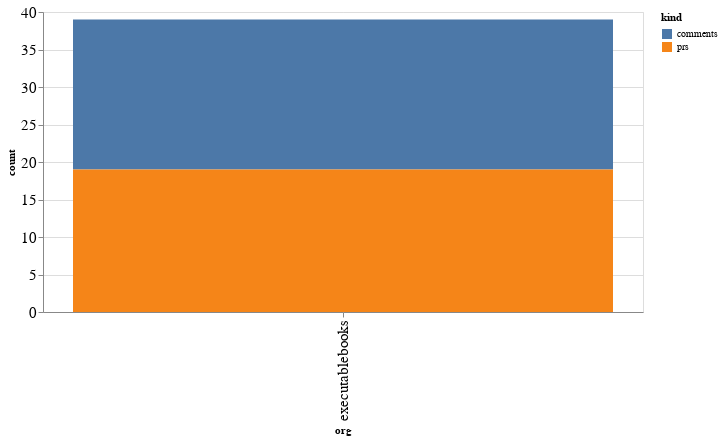

Notebook code cell kept with this figure:
### Code cell
alt.Chart(org_summaries, width=600).mark_bar().encode(
    x='org',
    y='count',
    color='kind',
    tooltip="org"
)

### Figure 1 — Vega-Lite specification as saved in the notebook (floating-point values rounded to 4 significant figures)
{"config": {"axisLeft": {"labelFontSize": 15}, "axisBottom": {"labelFontSize": 15}}, "data": {"name": "data-e68f4b9a712605e4f5950900815c1c2f"}, "mark": "bar", "encoding": {"color": {"type": "nominal", "field": "kind"}, "tooltip": {"type": "nominal", "field": "org"}, "x": {"type": "nominal", "field": "org"}, "y": {"type": "quantitative", "field": "count"}}, "width": 600, "$schema": "https://vega.github.io/schema/vega-lite/v4.8.1.json", "datasets": {"data-e68f4b9a712605e4f5950900815c1c2f": [{"org": "executablebooks", "kind": "comments", "count": 20}, {"org": "executablebooks", "kind": "prs", "count": 19}]}}
